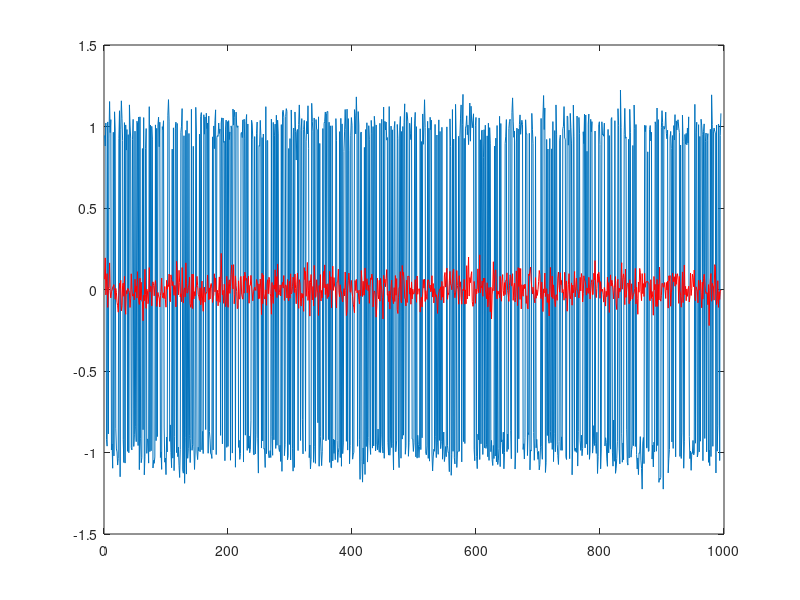
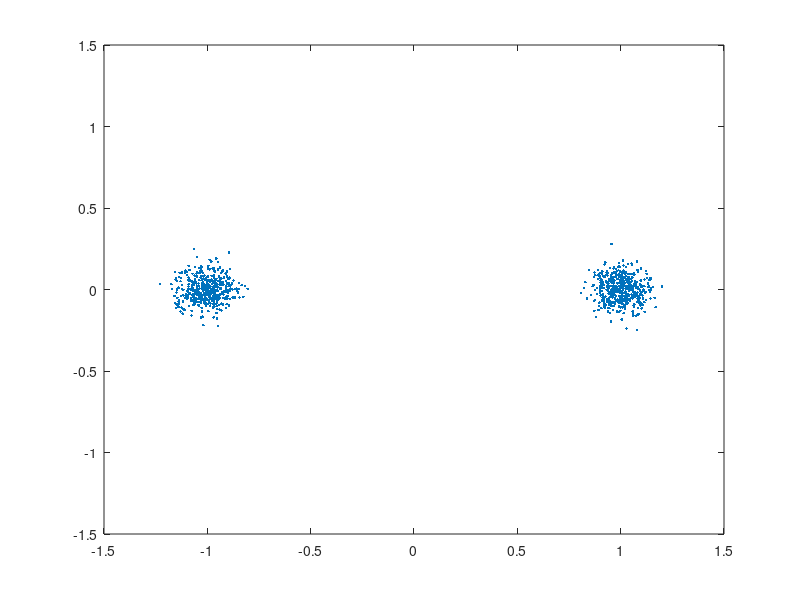

Here is the MATLAB script that generated these plots, in order: (Note: this script raises an error after producing the figures.)
% DMT Simulation
% AWGN channel
%
% This is an example of DMT modulation. The cyclic prefix is 
%

%% Parameters

% Number of Symbol Periods for Filter Design
K = 6;
% Oversampling Factor/FFT Size
L = 256;
% Noise Std. Dev.
sigma = 0.1;
% Cyclic Prefix Length
Ncp = 20;
% Number of Active Subcarriers (Centered at DC)
Na = 64;
% Number of symbols to transmit
Ns = 1000;

%% Generate symbol sequence
active = zeros(L, 1);
if mod(Na, 2) == 1
    active(1:(Na-1)/2)
    active(L-(Na-1)/2:L) = 1.0;
else
    active(1:Na/2) = 1.0;
    active(L-Na/2+1:L) = 1.0;
end

s = zeros(Ns*L, 1);
stemp = zeros(L, 1);
for index = 1:Ns
    stemp(active > 0) = sign(randn(Na, 1));
    s(1+(index-1)*L:index*L) = stemp;
end

%% IFFT + CP
x = zeros(L*Ns, 1);
for index = 1:Ns
    S = sqrt(L) * ifft(s((index - 1)*L + 1:index*L));
    x((index - 1)*(L + Ncp) + Ncp + 1:index*(L + Ncp)) = S;
    x((index - 1)*(L + Ncp) + 1:(index - 1)*(L + Ncp) + Ncp) = S(L-Ncp+1:L);
end

%% Channel Model
v = sigma * (randn(size(x)) + 1j*randn(size(x))) / sqrt(2);
y = x + v;

% figure()
% plot(real(x)); hold on;
% plot(imag(x), 'r'); hold off;
% figure()
% plot(real(y)); hold on;
% plot(imag(y), 'r'); hold off;

%% FFT + CP Removal (RX)
z = zeros(Ns, L);
for index = 1:Ns
    Xz = fft(y((index - 1)*(L + Ncp) + Ncp + 1:index*(L + Ncp))) / sqrt(L);
    z(index, :) = Xz;
end

figure()
plot(real(z(K:end,1))); hold on;
plot(imag(z(K:end,1)), 'r'); hold off;

figure()
plot(real(z(K:end,2)), imag(z(K:end,2)), '.');
xlim([-1.5, 1.5])
ylim([-1.5, 1.5])

figure()
[Y, freq] = pmtm(y);
plot((freq - pi) / (2*pi), 20*log10(abs(fftshift(Y))))
